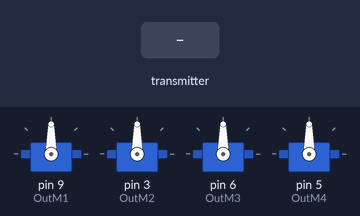
Bench run of a sketch on a simulated Arduino Uno, built with avr-gcc and run on an emulated ATmega328P. Parts: 4 × servo. The inputs (shaded band) are chosen by the test bench. No radio packets arrive unless stated.

Above: at 0.1 s.
At 3.1 s:
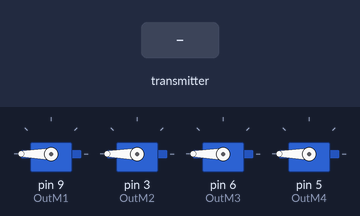
At 8.2 s:
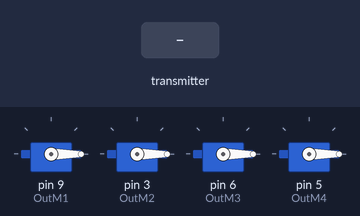
8.3 s: the transmitter starts sending Throttle = 64
Timing chart, 0 to 11.3 s (numbered marks = the images above; inputs shaded):
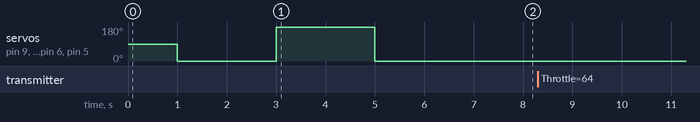

The sketch:

Abdel_s_Drone_10_Time_ProjectV3.ino
```cpp
#include <Servo.h>
#include <RF24.h>

RF24 radio(7, 8);
const byte address[6] = "00001";

boolean EStop = false;

// motors
// front
byte M1Speed; //black FL
byte M2Speed; //red FR
//rear
byte M3Speed; //yellow RL
byte M4Speed; //blue RR

float DistSens = 0.25; // the sensitivity of the distribution

Servo OutM1;
Servo OutM2;
Servo OutM3;
Servo OutM4;

struct DataPackage {
  byte XPos;
  byte YPos;
  byte Throttle;
  bool StopProp;
}; struct DataPackage Data;


void setup() {
  // motors
  OutM1.attach(9, 1000, 2000);
  OutM2.attach(3, 1000, 2000);
  OutM3.attach(6, 1000, 2000);
  OutM4.attach(5, 1000, 2000);

  SetupMotorController();

  // radio/ contorller
  radio.begin();
  radio.openReadingPipe(0, address);
  radio.setPALevel(RF24_PA_MAX);
  radio.startListening();

}

void loop() {
  if (radio.available()) {  //if the controller is not conected
    radio.read(&Data, sizeof(DataPackage));

    if (EStop) {
      AllMin();
    }
    else {
      float DiffX = (Data.XPos - 128);//to bring the center value to 0 from 128
      float DiffY = (Data.YPos - 128);
      float AvSpeed = map(Data.Throttle, 0, 255, 0, 128 - DistSens * 128);
      float Sensitivity = DistSens * Data.Throttle / 510; // 2*255

      M1Speed = (byte)(AvSpeed + ((-DiffY + DiffX) * Sensitivity));//put motorspeed in an array
      M2Speed = (byte)(AvSpeed + ((-DiffY - DiffX) * Sensitivity));
      M3Speed = (byte)(AvSpeed + ((+DiffY + DiffX) * Sensitivity));
      M4Speed = (byte)(AvSpeed + ((+DiffY - DiffX) * Sensitivity));

      EStop = Data.StopProp;
    }
  }
  else { //if controller is not connected
    AllMin();
  }

  UpdateSpeed();//updates the speed of the propellers of the drone once every loop
}


// functions
void UpdateSpeed() {
  OutM1.write(M1Speed);
  OutM2.write(M2Speed);
  OutM3.write(M3Speed);
  OutM4.write(M4Speed);
}

void SetupMotorController() {
  delay(1000);

  AllMin();
  delay(2000);

  AllMax();
  delay(2000);

  AllMin();
  delay(2000);
}

void AllMax() {
  M1Speed = 180;
  M2Speed = 180;
  M3Speed = 180;
  M4Speed = 180;
  UpdateSpeed();
}

void AllMin() {
  M1Speed = 0;
  M2Speed = 0;
  M3Speed = 0;
  M4Speed = 0;
  UpdateSpeed();
}
```
